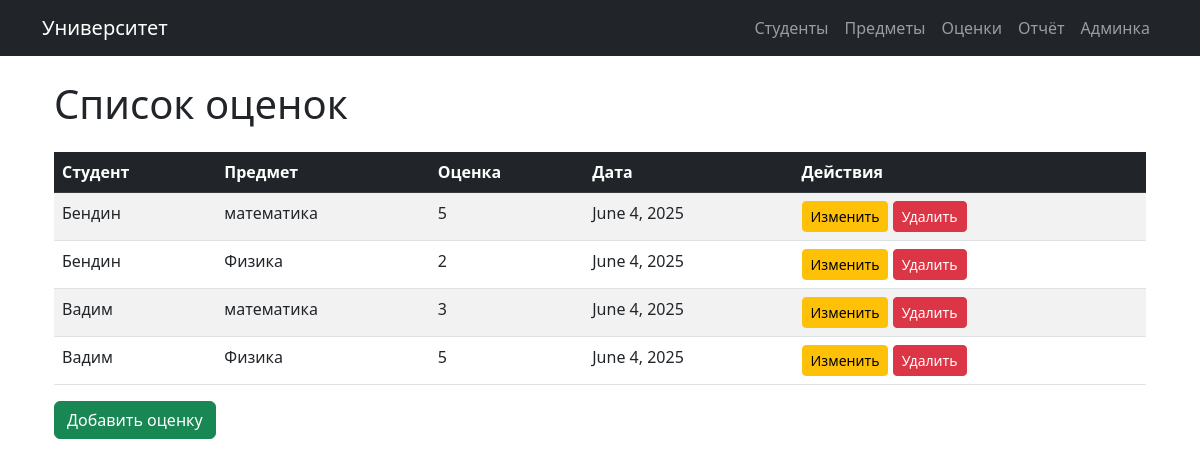
Before: /grades/ with the older database file.
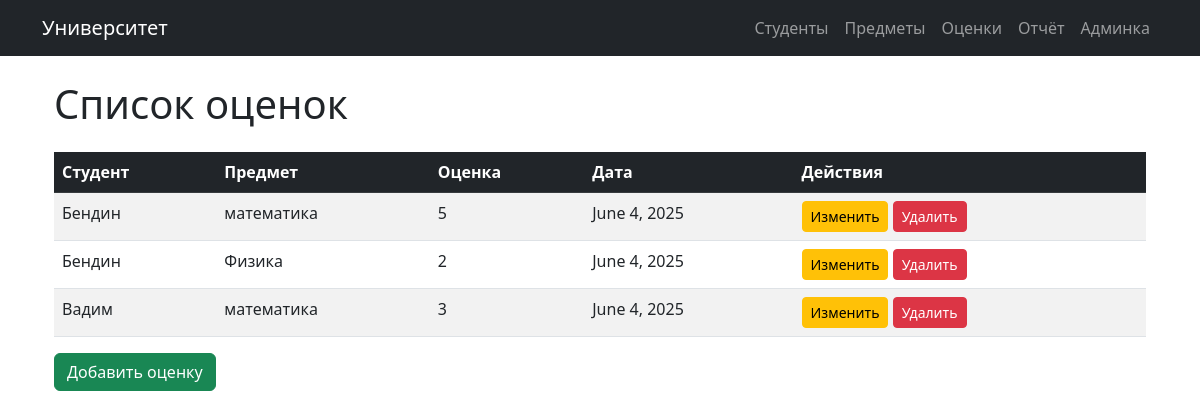
After: the same page with the newer database file.
### university/models.py (models this page shows, shortened)
class Grade(models.Model):
    student = models.ForeignKey(Student, on_delete=models.CASCADE, verbose_name="Студент")
    subject = models.ForeignKey(Subject, on_delete=models.CASCADE, verbose_name="Предмет")
    value = models.IntegerField(
        verbose_name="Оценка",
        choices=[(i, i) for i in range(1, 6)]  # Оценки от 1 до 5
    )
    date = models.DateField(auto_now_add=True, verbose_name="Дата")

class Student(models.Model):
    name = models.CharField(max_length=100, verbose_name="ФИО")
    email = models.EmailField(unique=True, verbose_name="Email")
    group = models.CharField(max_length=10, verbose_name="Группа")

class Subject(models.Model):
    name = models.CharField(max_length=100, verbose_name="Название")
    description = models.TextField(blank=True, verbose_name="Описание")

### university/views.py (the view)
# urls.py: path('grades/', GradeListView.as_view(), name='grade_list'),
class GradeListView(ListView):
    model = Grade
    template_name = 'university/grade_list.html'
    context_object_name = 'grades'

### university/templates/university/grade_list.html
{% extends 'university/base.html' %}
{% block content %}
<div class="container mt-4">
    <h1 class="mb-4">Список оценок</h1>
    <table class="table table-striped">
        <thead class="table-dark">
            <tr>
                <th>Студент</th>
                <th>Предмет</th>
                <th>Оценка</th>
                <th>Дата</th>
                <th>Действия</th>
            </tr>
        </thead>
        <tbody>
            {% for grade in grades %}
            <tr>
                <td>{{ grade.student.name }}</td>
                <td>{{ grade.subject.name }}</td>
                <td>{{ grade.value }}</td>
                <td>{{ grade.date }}</td>
                <td>
                    <a href="{% url 'grade_update' grade.pk %}" class="btn btn-sm btn-warning">Изменить</a>
                    <a href="{% url 'grade_delete' grade.pk %}" class="btn btn-sm btn-danger">Удалить</a>
                </td>
            </tr>
            {% endfor %}
        </tbody>
    </table>
    <a href="{% url 'grade_create' %}" class="btn btn-success">Добавить оценку</a>
</div>
{% endblock %}

Changed rows visible on the page:
removed Grade: student.name "Вадим", subject.name "Физика", value "5", date "June 4, 2025"
